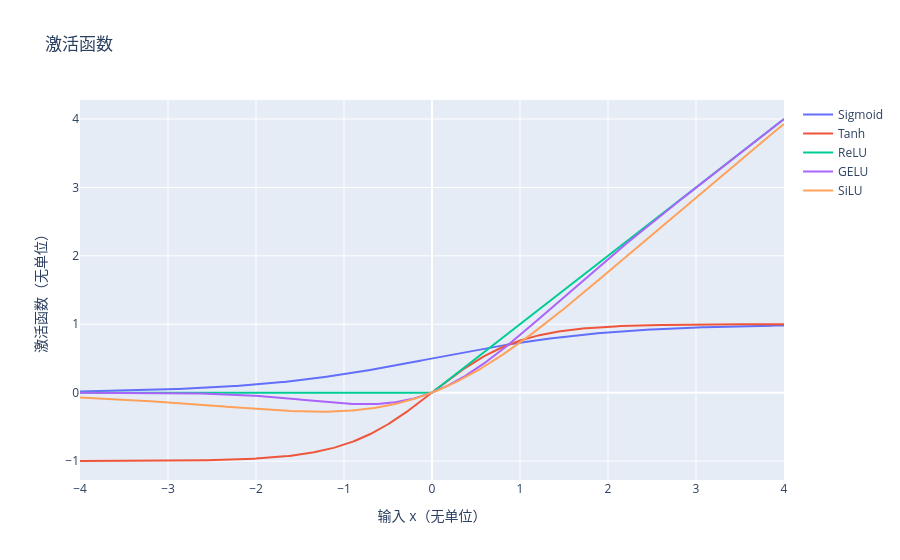
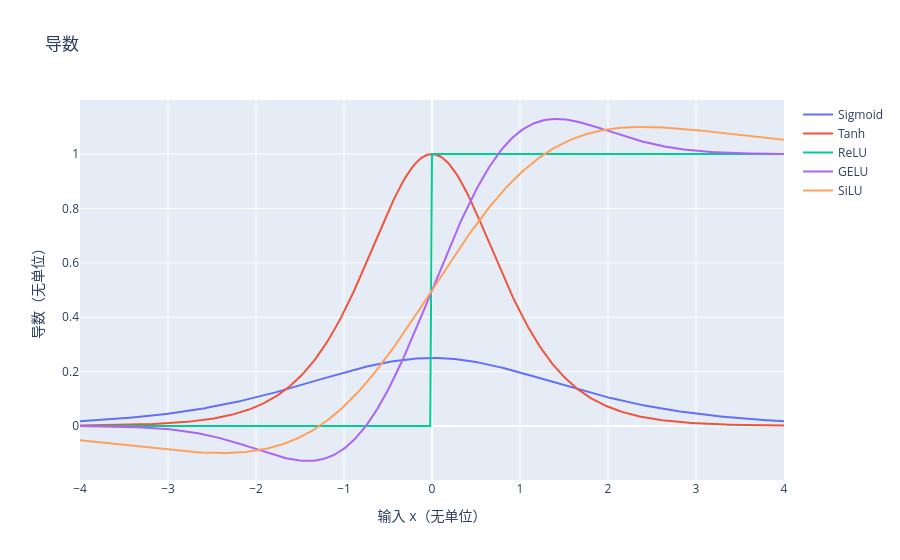

The notebook cell these images were saved under, in order:
### Markdown cell above
## 1. 从饱和到门控：函数与导数曲线

对比 Sigmoid/Tanh 在区间两端的饱和、ReLU 负半轴的零梯度，以及 GELU/SiLU 的平滑变化。`autograd` 对每个采样点求导；ReLU 在 0 处不可导，PyTorch 采用约定的梯度。

### Code cell
grid = torch.linspace(-4, 4, 401)
functions = {
    'Sigmoid': torch.sigmoid,
    'Tanh': torch.tanh,
    'ReLU': F.relu,
    'GELU': F.gelu,
    'SiLU': F.silu,
}
curves = {}
for name, fn in functions.items():
    probe = grid.detach().clone().requires_grad_()
    output = fn(probe)
    derivative = torch.autograd.grad(output.sum(), probe)[0]
    curves[name] = (output.detach(), derivative.detach())
    print(name, 'grad(-1)=', round(float(derivative[150]), 4),
          'grad(4)=', round(float(derivative[-1]), 4))
for title, index in [('激活函数', 0), ('导数', 1)]:
    fig = go.Figure()
    for name, pair in curves.items():
        fig.add_trace(go.Scatter(x=grid.tolist(), y=pair[index].tolist(),
                                 mode='lines', name=name))
    fig.update_layout(title=title, xaxis_title='输入 x（无单位）',
                      yaxis_title=title + '（无单位）')
    fig.show()

### Figure 1 — Plotly figure (JSON) as saved in the notebook; plotly's stock layout.template omitted (floating-point values rounded to 4 significant figures; data arrays with more than 128 entries replaced by an {"elided": "..."} marker saying what was removed)
{"data": [{"mode": "lines", "name": "Sigmoid", "type": "scatter", "x": {"elided": "401 float values"}, "y": {"elided": "401 float values"}}, {"mode": "lines", "name": "Tanh", "type": "scatter", "x": {"elided": "401 float values"}, "y": {"elided": "401 float values"}}, {"mode": "lines", "name": "ReLU", "type": "scatter", "x": {"elided": "401 float values"}, "y": {"elided": "401 float values"}}, {"mode": "lines", "name": "GELU", "type": "scatter", "x": {"elided": "401 float values"}, "y": {"elided": "401 float values"}}, {"mode": "lines", "name": "SiLU", "type": "scatter", "x": {"elided": "401 float values"}, "y": {"elided": "401 float values"}}], "layout": {"title": {"text": "激活函数"}, "xaxis": {"title": {"text": "输入 x（无单位）"}}, "yaxis": {"title": {"text": "激活函数（无单位）"}}}}

### Figure 2 — Plotly figure (JSON) as saved in the notebook; plotly's stock layout.template omitted (floating-point values rounded to 4 significant figures; data arrays with more than 128 entries replaced by an {"elided": "..."} marker saying what was removed)
{"data": [{"mode": "lines", "name": "Sigmoid", "type": "scatter", "x": {"elided": "401 float values"}, "y": {"elided": "401 float values"}}, {"mode": "lines", "name": "Tanh", "type": "scatter", "x": {"elided": "401 float values"}, "y": {"elided": "401 float values"}}, {"mode": "lines", "name": "ReLU", "type": "scatter", "x": {"elided": "401 float values"}, "y": {"elided": "401 float values"}}, {"mode": "lines", "name": "GELU", "type": "scatter", "x": {"elided": "401 float values"}, "y": {"elided": "401 float values"}}, {"mode": "lines", "name": "SiLU", "type": "scatter", "x": {"elided": "401 float values"}, "y": {"elided": "401 float values"}}], "layout": {"title": {"text": "导数"}, "xaxis": {"title": {"text": "输入 x（无单位）"}}, "yaxis": {"title": {"text": "导数（无单位）"}}}}
